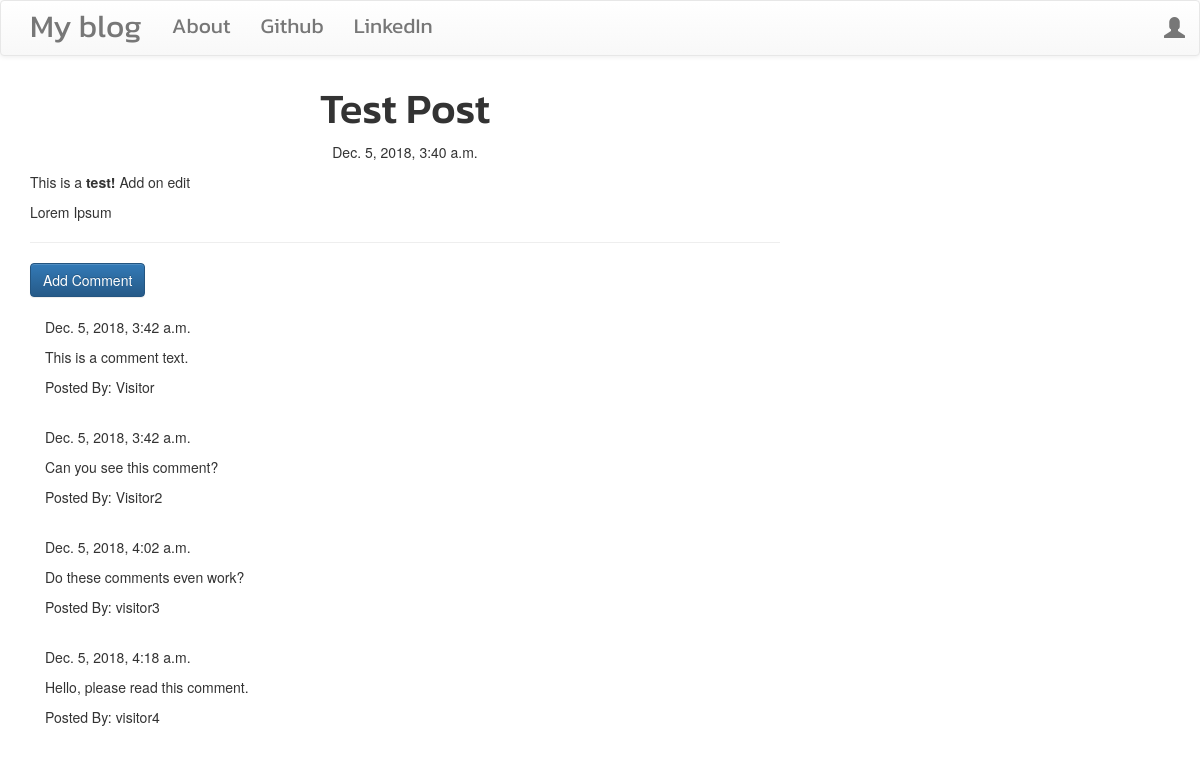
/post/1, run on the app's committed database.
### blog/models.py (models this page shows, shortened)
class Post(models.Model):
    author = models.ForeignKey('auth.user', on_delete=models.CASCADE)
    title = models.CharField(max_length=200)
    text = models.TextField()
    created_date = models.DateTimeField(default=timezone.now)
    published_date = models.DateTimeField(blank=True, null=True)

class Comment(models.Model):
    post = models.ForeignKey('Post', related_name='comments', on_delete=models.CASCADE)
    author = models.CharField(max_length=200)
    text = models.TextField()
    created_date = models.DateTimeField(default=timezone.now)
    approved_comment = models.BooleanField(default=False)

### blog/views.py (the view)
# urls.py: re_path(r'^post/(?P<pk>\d+)$', views.PostDetailView.as_view(), name='post_detail'),
class PostDetailView(DetailView):
    model = Post

### blog/templates/blog/post_detail.html (shortened to what this page needs)
{% extends "blog/base.html" %}
{% block content %}
<h1 class="posttitle loader">{{post.title}}</h1>
{% if post.published_date %}
  <div class="date postdate">
    {{ post.published_date }}
  </div>
{% else %}
  <a class="btn btn-default" href="{% url 'post_publish' pk=post.pk %}">Publish</a>
{% endif %}
  <p class="postcontent">{{post.text|safe|linebreaksbr}}</p>
<hr>
<a class="btn btn-primary btn-comment" href="{% url 'add_comment_to_post' pk=post.pk %}">Add Comment</a>
<div class="container">
  {% for comment in post.comments.all %}
  <br>
    {% if user.is_authenticated or comment.approved_comment %}
      {{comment.created_date}}
      <p>{{comment.text|safe|linebreaks}}</p>
      <p>Posted By: {{comment.author}}</p>
    {% endif %}
    {% empty %}
    <p>No Comments.</p>
  {% endfor %}
</div>
{% endblock %}

### blog/templates/blog/base.html (shortened to what this page needs)
<!DOCTYPE html>
{% load static %}
<html lang="en" dir="ltr">
  <head>
    <link rel="stylesheet" href="https://maxcdn.bootstrapcdn.com/bootstrap/3.3.7/css/bootstrap.min.css">
    <link rel="stylesheet" href="https://maxcdn.bootstrapcdn.com/bootstrap/3.3.7/css/bootstrap-theme.min.css">
    <link rel="stylesheet" href="//cdn.jsdelivr.net/npm/medium-editor@latest/dist/css/medium-editor.min.css" type="text/css" media="screen" charset="utf-8">
    <link rel="stylesheet" href="{% static 'css/blog.css' %}">
  </head>
  <body class="loader">
    <nav class="navbar navbar-default techfont custom-navbar">
      <div class="container">
        <ul class="nav navbar-nav">
          <li><a class="navbar-brand bigbrand" href="{% url 'post_list' %}">My blog</a></li>
          <li><a href="{% url 'about' %}">About</a></li>
          <li><a href="https://github.com/colemanGH319">Github</a></li>
          <li><a href="https://www.linkedin.com/in/matt-coleman-nyc/">LinkedIn</a></li>
        </ul>
        <ul class='nav navbar-nav navbar-right'>
          {% if user.is_authenticated %}
          <li>
            <a href="{% url 'post_new' %}">New Post</a>
          </li>
          <li>
            <a href="{% url 'post_draft_list' %}">Drafts</a>
          </li>
          <li>
            <a href="{% url 'logout' %}">Logout</a>
          </li>
          <li>
            <a>Welcome: {{user.username}}</a>
          </li>
          {% else %}
          <li>
            <a class="nav navbar-right" href="{% url 'login' %}"><span class="glyphicon glyphicon-user"></span></a>
          </li>
          {% endif %}
        </ul>
      </div>
    </nav>
    <div class="content container">
      <div class="row">
        <div class="col-md-8">
          <div class="blog_posts">
            {% block content %}
            {% endblock %}
          </div>
        </div>
      </div>
    </div>
  </body>
</html>

### blog/static/css/blog.css (style rules this page uses)
.techfont { font-family: 'Kanit', sans-serif; font-size: 1.5em; margin-bottom: 10px; }
.bigbrand { font-size: 1.5em; }
.postdate { text-align: center; }
.posttitle { font-family: 'Kanit', sans-serif; font-size: 3em; text-align: center; }
.postcontent { font-family: 'EB Garamond', serif; font-size: 1.5em; }
.loader { filter:hue-rotate(0deg); color:linear-gradient(45deg,#0f8,#08f); animation:hue 10000ms infinite linear; }

### data on the page
Post: title "Test Post", published_date "Dec. 5, 2018, 3:40 a.m.", text "This is a test! Add on edit Lorem Ipsum"
Comment: created_date "Dec. 5, 2018, 3:42 a.m.", text "This is a comment text.", author "Visitor"
Comment: created_date "Dec. 5, 2018, 3:42 a.m.", text "Can you see this comment?", author "Visitor2"
Comment: created_date "Dec. 5, 2018, 4:02 a.m.", text "Do these comments even work?", author "visitor3"
Comment: created_date "Dec. 5, 2018, 4:18 a.m.", text "Hello, please read this comment.", author "visitor4"
